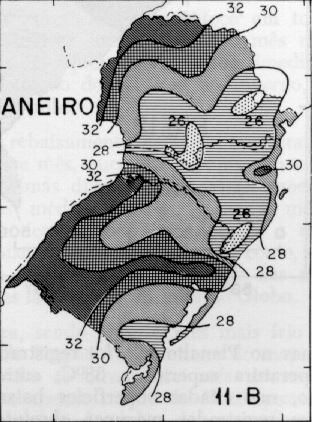
#> input picture Aula4/Aula 4/Exercicio 1/janei.png, 312 x 422 px
$ python exercicio_1_aula4psi5790.py
#> lines starting #> are read from the running program, lines starting #| are printed output that depends on the picture; after the words box and inside, x2 and y2 are one past the last pixel; in counts of white or black regions, pixels touching at a corner belong together
#dtree.py - grad2023
import numpy as np
from sklearn import tree
import sys
import cv2

#<<<<<<<<<<<<<<< main <<<<<<<<<<<<<<<<<
ax=cv2.imread("janei.png",1)
#> ax is the input picture: shape (422, 312, 3); min 0, max 251, mean 177.1
ay=cv2.imread("janei-1.png",0)
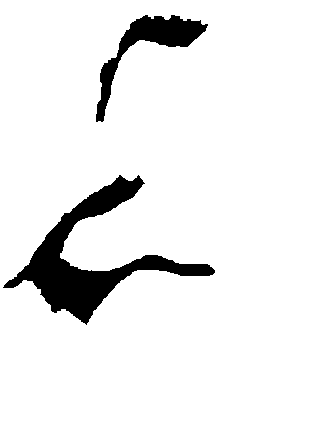
#> input picture Aula4/Aula 4/Exercicio 1/janei-1.png, 312 x 422 px
#> ay: shape (422, 312); 92.3% white; 2 black regions, box (x1, y1, x2, y2) and area: (3, 175, 215, 325) 7445, (96, 15, 208, 122) 2723
if ax.shape[0]!=ay.shape[0] or ax.shape[1]!=ay.shape[1]:
  sys.exit("Erro: Imagens com dimensoes diferentes");

features=(ax/255).reshape((ax.shape[0]*ax.shape[1],3))
saidas  =(ay/255).reshape((ay.shape[0]*ay.shape[1],))


arvore= tree.DecisionTreeClassifier(class_weight="balanced")
arvore= arvore.fit(features, saidas)

qx=cv2.imread("julho.png",1)
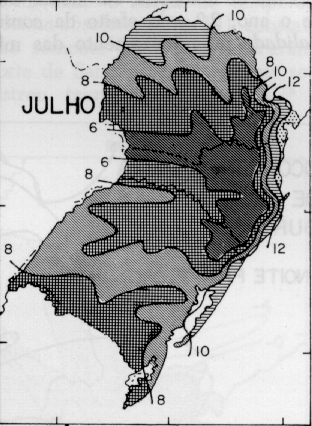
#> input picture Aula4/Aula 4/Exercicio 1/julho.png, 312 x 426 px
#> qx is the input picture: shape (426, 312, 3); min 0, max 248, mean 167.6
query=(qx/255).reshape((qx.shape[0]*qx.shape[1],3))

qp=arvore.predict(query)
qp=qp.reshape((qx.shape[0],qx.shape[1]))
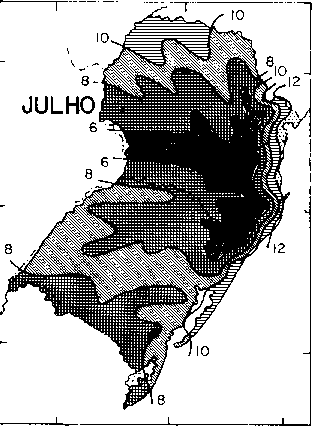
#> qp: shape (426, 312) float64; values 0 (black) and 1 (white), 69.1% white; 140 black regions (112 under 20 px), largest, box (x1, y1, x2, y2) and area: (0, 6, 293, 410) 38660, (249, 196, 311, 426) 378, (80, 417, 248, 426) 178
cv2.imwrite("julho-dt-py.png",255 * qp)
# Carregar a imagem em escala de cinza
a = cv2.imread("julho-dt-py.png",0)
a


# Filtro para destacar apenas a parte mais densa da imagem
# Criar uma imagem b com o mesmo tamanho de a
b = np.zeros_like(a, dtype=np.uint8)

a = a / 255

# Iterar sobre os pixels da imagem (exceto as bordas)
for l in range(2, a.shape[0] - 2):
    for c in range(2, a.shape[1] - 2):
        # Soma dos 25 vizinhos do pixel (incluindo o próprio pixel)
        soma = np.sum(a[l-2:l+3, c-2:c+3])  #

        # Média dos valores
        mean = soma / 25

        # Se a média for maior ou igual a 0.05, o pixel é 255 (branco), senão é 0 (preto)
        if mean >= 0.05:
            b[l, c] = 255
        else:
            b[l, c] = 0
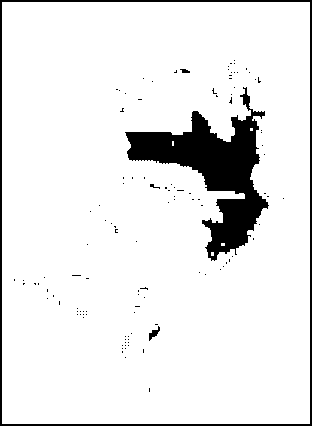
#> b: shape (426, 312); 91.2% white; 117 black regions (112 under 20 px), largest, box (x1, y1, x2, y2) and area: (125, 87, 269, 261) 8378, (0, 0, 312, 426) 2936, (149, 326, 160, 341) 68, (180, 69, 190, 73) 28, (150, 184, 160, 189) 20
# Salvar a imagem processada
cv2.imwrite("eliminaruibrpr.bmp", b)
b

median = cv2.medianBlur(b,7)
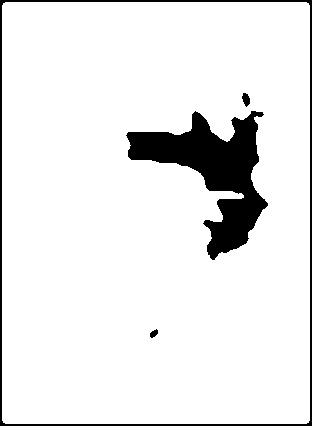
#> median: shape (426, 312); 91.5% white; 4 black regions, box (x1, y1, x2, y2) and area: (126, 111, 268, 260) 8278, (0, 0, 312, 426) 2956, (242, 93, 250, 107) 76, (150, 329, 158, 338) 46
cv2.imwrite("filtromediana.bmp", median)
median

# Sobreposição de imagens
imagem1 = cv2.imread('julho.png')
imagem2 = cv2.imread('filtromediana.bmp')

# Verificar se as imagens têm o mesmo tamanho, se necessário, redimensione uma delas
if imagem1.shape != imagem2.shape:
    imagem2 = cv2.resize(imagem2, (imagem1.shape[1], imagem1.shape[0]))

sobreposicao = np.where(imagem2 != 0, imagem2, imagem1)  # Imagem1 será a base e imagem2 sobreporá onde houver conteúdo
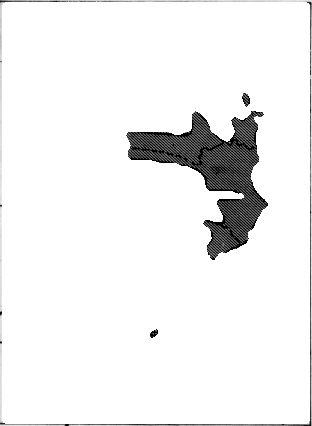
#> sobreposicao: shape (426, 312, 3); min 0, max 255, mean 240.5

# Criamos uma mascara onde a imagem 2 possui pixels pretos
mascara = np.all(imagem2 == 0, axis=-1)

# Pinta a área de sobreposição de vermelho
imagem_final = imagem1.copy()
imagem_final[mascara] = [255, 0, 0]
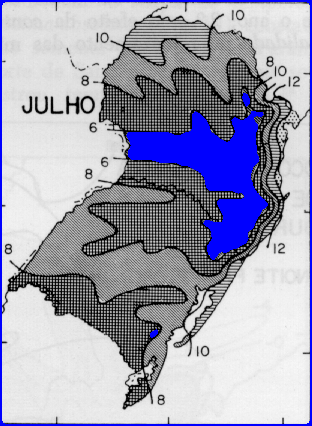
#> imagem_final: shape (426, 312, 3); 8.54% of pixels changed, all inside (x1, y1, x2, y2) = (0, 0, 312, 426)

cv2.imwrite('imagem_final.jpg', imagem_final)
imagem_final
